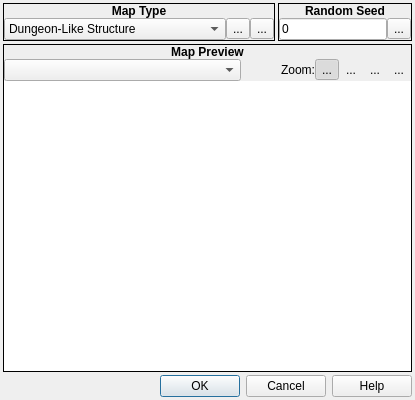
<?xml version="1.0" encoding="UTF-8"?>
<ui version="4.0">
 <class>RandomMapGenerator</class>
 <widget class="QDialog" name="RandomMapGenerator">
  <property name="windowModality">
   <enum>Qt::ApplicationModal</enum>
  </property>
  <property name="geometry">
   <rect>
    <x>0</x>
    <y>0</y>
    <width>415</width>
    <height>400</height>
   </rect>
  </property>
  <property name="windowTitle">
   <string>Random Map Generator</string>
  </property>
  <property name="windowIcon">
   <iconset resource="gui_icons.qrc">
    <normaloff>:/icons/openrpgmaker.png</normaloff>:/icons/openrpgmaker.png</iconset>
  </property>
  <property name="styleSheet">
   <string notr="true">.QFrame
{
	border-width: 1px;
	border-style: solid;
	border-color: palette(window-text);
}

.QFrame&gt;QLabel
{
	border-width: 0px;
	background-color: palette(window-text);
	color: palette(window);
	font-weight: bold;
}

.QFrame&gt;QCheckBox
{
	background-color: palette(window-text);
	border-width: 0px;
	border-style: none;
	color: palette(window);
	spacing: 3px;
	font-weight: bold;
	padding: 0px 0px 0px 3px;
}

.QFrame&gt;QCheckBox::indicator
{
	min-width: 8px;
	max-width: 8px;
	min-height: 8px;
	max-height: 8px;
	width: 8px;
	height: 8px;
	border-width: 2px;
	border-radius: 0px;
	border-style: ridge;
	border-color: palette(mid);
}

.QFrame&gt;QCheckBox::indicator:unchecked
{
	background-color: palette(base);
}

.QFrame&gt;QCheckBox::indicator:checked
{
	background-color: palette(window-text);
}

.QFrame&gt;QCheckBox::indicator:hover
{
	border-color: palette(highlight);
}</string>
  </property>
  <layout class="QVBoxLayout" name="verticalLayout_2">
   <property name="spacing">
    <number>3</number>
   </property>
   <property name="margin">
    <number>3</number>
   </property>
   <item>
    <layout class="QHBoxLayout" name="horizontalLayout_2">
     <property name="spacing">
      <number>3</number>
     </property>
     <item>
      <widget class="QFrame" name="frame_26">
       <property name="sizePolicy">
        <sizepolicy hsizetype="Preferred" vsizetype="Fixed">
         <horstretch>0</horstretch>
         <verstretch>0</verstretch>
        </sizepolicy>
       </property>
       <property name="frameShape">
        <enum>QFrame::Box</enum>
       </property>
       <property name="frameShadow">
        <enum>QFrame::Plain</enum>
       </property>
       <layout class="QVBoxLayout" name="verticalLayout_39">
        <property name="spacing">
         <number>0</number>
        </property>
        <property name="margin">
         <number>0</number>
        </property>
        <item>
         <widget class="QLabel" name="label_13">
          <property name="sizePolicy">
           <sizepolicy hsizetype="Preferred" vsizetype="Fixed">
            <horstretch>0</horstretch>
            <verstretch>0</verstretch>
           </sizepolicy>
          </property>
          <property name="font">
           <font>
            <weight>75</weight>
            <bold>true</bold>
           </font>
          </property>
          <property name="text">
           <string>Map Type</string>
          </property>
          <property name="alignment">
           <set>Qt::AlignCenter</set>
          </property>
         </widget>
        </item>
        <item>
         <widget class="QWidget" name="widget_3" native="true">
          <layout class="QHBoxLayout" name="horizontalLayout_14">
           <property name="spacing">
            <number>0</number>
           </property>
           <property name="margin">
            <number>0</number>
           </property>
           <item>
            <widget class="QComboBox" name="cboxMapType">
             <item>
              <property name="text">
               <string>Dungeon-Like Structure</string>
              </property>
             </item>
             <item>
              <property name="text">
               <string>Cavern-Like Structure</string>
              </property>
             </item>
             <item>
              <property name="text">
               <string>Mountain-Like Structure</string>
              </property>
             </item>
             <item>
              <property name="text">
               <string>World Map</string>
              </property>
             </item>
             <item>
              <property name="text">
               <string>Town</string>
              </property>
             </item>
             <item>
              <property name="text">
               <string>Building</string>
              </property>
             </item>
             <item>
              <property name="text">
               <string>Maze</string>
              </property>
             </item>
            </widget>
           </item>
           <item>
            <widget class="QToolButton" name="tbConfigureGenerator">
             <property name="text">
              <string>...</string>
             </property>
             <property name="icon">
              <iconset resource="gui_icons.qrc">
               <normaloff>:/icons/configure.png</normaloff>:/icons/configure.png</iconset>
             </property>
            </widget>
           </item>
           <item>
            <widget class="QToolButton" name="tbGenerateMaps">
             <property name="toolTip">
              <string>Generate Random Maps</string>
             </property>
             <property name="text">
              <string>...</string>
             </property>
             <property name="icon">
              <iconset resource="gui_icons.qrc">
               <normaloff>:/icons/generaterandommap.png</normaloff>:/icons/generaterandommap.png</iconset>
             </property>
            </widget>
           </item>
          </layout>
         </widget>
        </item>
       </layout>
      </widget>
     </item>
     <item>
      <widget class="QFrame" name="frmRandomSeed">
       <property name="sizePolicy">
        <sizepolicy hsizetype="Fixed" vsizetype="Preferred">
         <horstretch>0</horstretch>
         <verstretch>0</verstretch>
        </sizepolicy>
       </property>
       <property name="frameShape">
        <enum>QFrame::Box</enum>
       </property>
       <property name="frameShadow">
        <enum>QFrame::Plain</enum>
       </property>
       <layout class="QVBoxLayout" name="verticalLayout_8">
        <property name="spacing">
         <number>0</number>
        </property>
        <property name="margin">
         <number>0</number>
        </property>
        <item>
         <widget class="QLabel" name="label_5">
          <property name="sizePolicy">
           <sizepolicy hsizetype="Preferred" vsizetype="Fixed">
            <horstretch>0</horstretch>
            <verstretch>0</verstretch>
           </sizepolicy>
          </property>
          <property name="font">
           <font>
            <weight>75</weight>
            <bold>true</bold>
           </font>
          </property>
          <property name="text">
           <string>Random Seed</string>
          </property>
          <property name="alignment">
           <set>Qt::AlignCenter</set>
          </property>
         </widget>
        </item>
        <item>
         <widget class="QWidget" name="widget_5" native="true">
          <layout class="QHBoxLayout" name="horizontalLayout_3">
           <property name="spacing">
            <number>0</number>
           </property>
           <property name="margin">
            <number>0</number>
           </property>
           <item>
            <widget class="QLineEdit" name="leRandomSeed">
             <property name="sizePolicy">
              <sizepolicy hsizetype="Fixed" vsizetype="Fixed">
               <horstretch>0</horstretch>
               <verstretch>0</verstretch>
              </sizepolicy>
             </property>
             <property name="text">
              <string>0</string>
             </property>
             <property name="maxLength">
              <number>10</number>
             </property>
            </widget>
           </item>
           <item>
            <widget class="QToolButton" name="tbNewSeed">
             <property name="text">
              <string>...</string>
             </property>
             <property name="icon">
              <iconset resource="gui_icons.qrc">
               <normaloff>:/icons/newrandomseed.png</normaloff>:/icons/newrandomseed.png</iconset>
             </property>
            </widget>
           </item>
          </layout>
         </widget>
        </item>
       </layout>
      </widget>
     </item>
    </layout>
   </item>
   <item>
    <widget class="QFrame" name="frmMapPreview">
     <property name="frameShape">
      <enum>QFrame::Box</enum>
     </property>
     <property name="frameShadow">
      <enum>QFrame::Plain</enum>
     </property>
     <layout class="QVBoxLayout" name="verticalLayout">
      <property name="spacing">
       <number>0</number>
      </property>
      <property name="margin">
       <number>0</number>
      </property>
      <item>
       <widget class="QLabel" name="label">
        <property name="font">
         <font>
          <weight>75</weight>
          <bold>true</bold>
         </font>
        </property>
        <property name="text">
         <string>Map Preview</string>
        </property>
        <property name="alignment">
         <set>Qt::AlignCenter</set>
        </property>
       </widget>
      </item>
      <item>
       <widget class="QWidget" name="widget_2" native="true">
        <layout class="QHBoxLayout" name="horizontalLayout">
         <property name="margin">
          <number>0</number>
         </property>
        </layout>
       </widget>
      </item>
      <item>
       <widget class="QWidget" name="widget_4" native="true">
        <layout class="QHBoxLayout" name="horizontalLayout_4">
         <property name="spacing">
          <number>0</number>
         </property>
         <property name="margin">
          <number>0</number>
         </property>
         <item>
          <widget class="QComboBox" name="cboxSelectMap">
           <property name="sizePolicy">
            <sizepolicy hsizetype="Expanding" vsizetype="Fixed">
             <horstretch>0</horstretch>
             <verstretch>0</verstretch>
            </sizepolicy>
           </property>
          </widget>
         </item>
         <item>
          <spacer name="horizontalSpacer">
           <property name="orientation">
            <enum>Qt::Horizontal</enum>
           </property>
           <property name="sizeType">
            <enum>QSizePolicy::Preferred</enum>
           </property>
           <property name="sizeHint" stdset="0">
            <size>
             <width>40</width>
             <height>20</height>
            </size>
           </property>
          </spacer>
         </item>
         <item>
          <widget class="QLabel" name="label_2">
           <property name="sizePolicy">
            <sizepolicy hsizetype="Fixed" vsizetype="Preferred">
             <horstretch>0</horstretch>
             <verstretch>0</verstretch>
            </sizepolicy>
           </property>
           <property name="text">
            <string>Zoom:</string>
           </property>
          </widget>
         </item>
         <item>
          <widget class="QToolButton" name="tbZoom1to1">
           <property name="toolTip">
            <string>1/1</string>
           </property>
           <property name="statusTip">
            <string>Zoom to a 1/1 ratio</string>
           </property>
           <property name="text">
            <string>...</string>
           </property>
           <property name="icon">
            <iconset resource="gui_icons.qrc">
             <normaloff>:/icons/zoom1_1.png</normaloff>:/icons/zoom1_1.png</iconset>
           </property>
           <property name="iconSize">
            <size>
             <width>16</width>
             <height>16</height>
            </size>
           </property>
           <property name="checkable">
            <bool>true</bool>
           </property>
           <property name="checked">
            <bool>true</bool>
           </property>
           <property name="autoRaise">
            <bool>true</bool>
           </property>
          </widget>
         </item>
         <item>
          <widget class="QToolButton" name="tbZoom1to2">
           <property name="toolTip">
            <string>1/2</string>
           </property>
           <property name="statusTip">
            <string>Zoom to a 1/2 ratio</string>
           </property>
           <property name="text">
            <string>...</string>
           </property>
           <property name="icon">
            <iconset resource="gui_icons.qrc">
             <normaloff>:/icons/zoom1_2.png</normaloff>:/icons/zoom1_2.png</iconset>
           </property>
           <property name="iconSize">
            <size>
             <width>16</width>
             <height>16</height>
            </size>
           </property>
           <property name="checkable">
            <bool>true</bool>
           </property>
           <property name="autoRaise">
            <bool>true</bool>
           </property>
          </widget>
         </item>
         <item>
          <widget class="QToolButton" name="tbZoom1to4">
           <property name="toolTip">
            <string>1/4</string>
           </property>
           <property name="statusTip">
            <string>Zoom to a 1/4 ratio</string>
           </property>
           <property name="text">
            <string>...</string>
           </property>
           <property name="icon">
            <iconset resource="gui_icons.qrc">
             <normaloff>:/icons/zoom1_4.png</normaloff>:/icons/zoom1_4.png</iconset>
           </property>
           <property name="iconSize">
            <size>
             <width>16</width>
             <height>16</height>
            </size>
           </property>
           <property name="checkable">
            <bool>true</bool>
           </property>
           <property name="checked">
            <bool>false</bool>
           </property>
           <property name="autoRaise">
            <bool>true</bool>
           </property>
          </widget>
         </item>
         <item>
          <widget class="QToolButton" name="tbZoom1to8">
           <property name="toolTip">
            <string>1/8</string>
           </property>
           <property name="statusTip">
            <string>Zoom to a 1/8 ratio</string>
           </property>
           <property name="text">
            <string>...</string>
           </property>
           <property name="icon">
            <iconset resource="gui_icons.qrc">
             <normaloff>:/icons/zoom1_8.png</normaloff>:/icons/zoom1_8.png</iconset>
           </property>
           <property name="iconSize">
            <size>
             <width>16</width>
             <height>16</height>
            </size>
           </property>
           <property name="checkable">
            <bool>true</bool>
           </property>
           <property name="autoRaise">
            <bool>true</bool>
           </property>
          </widget>
         </item>
        </layout>
       </widget>
      </item>
      <item>
       <widget class="StaticMapView" name="gvMapPreview">
        <property name="frameShape">
         <enum>QFrame::NoFrame</enum>
        </property>
       </widget>
      </item>
     </layout>
    </widget>
   </item>
   <item>
    <widget class="QDialogButtonBox" name="buttonBox">
     <property name="orientation">
      <enum>Qt::Horizontal</enum>
     </property>
     <property name="standardButtons">
      <set>QDialogButtonBox::Cancel|QDialogButtonBox::Help|QDialogButtonBox::Ok</set>
     </property>
    </widget>
   </item>
  </layout>
 </widget>
 <customwidgets>
  <customwidget>
   <class>StaticMapView</class>
   <extends>QGraphicsView</extends>
   <header>staticmapview.h</header>
  </customwidget>
 </customwidgets>
 <resources>
  <include location="gui_icons.qrc"/>
 </resources>
 <connections>
  <connection>
   <sender>buttonBox</sender>
   <signal>accepted()</signal>
   <receiver>RandomMapGenerator</receiver>
   <slot>accept()</slot>
   <hints>
    <hint type="sourcelabel">
     <x>248</x>
     <y>254</y>
    </hint>
    <hint type="destinationlabel">
     <x>157</x>
     <y>274</y>
    </hint>
   </hints>
  </connection>
  <connection>
   <sender>buttonBox</sender>
   <signal>rejected()</signal>
   <receiver>RandomMapGenerator</receiver>
   <slot>reject()</slot>
   <hints>
    <hint type="sourcelabel">
     <x>316</x>
     <y>260</y>
    </hint>
    <hint type="destinationlabel">
     <x>286</x>
     <y>274</y>
    </hint>
   </hints>
  </connection>
 </connections>
</ui>
